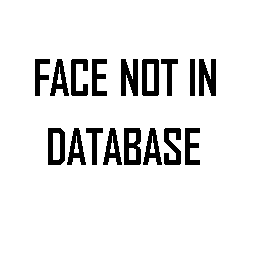
%> input picture ImgNotIndB.jpg, 256 x 256 px
$ octave --eval "result = enhancement(imread('ImgNotIndB.jpg'));"   (GNU Octave 9; MATLAB toolbox functions it lacks are replaced by stand-ins)
%> lines starting %> are read from the running program, lines starting %| are printed output that depends on the picture; in (x1, y1, x2, y2) boxes, pixels count from 0 and x2, y2 are one past the last pixel; in counts of white or black regions, pixels touching at a corner belong together; the program's own positions count from 1
### DFACRS.m
% Region Based dual-front Active Contour Segmentation
%
% seg = region_seg(I,init_mask,max_its,alpha,display)
%
% Inputs: I           2D image
%         init_mask   Initialization (1 = foreground, 0 = bg)
%         max_its     Number of iterations to run segmentation for
%         alpha       (optional) Weight of smoothing term
%                       higer = smoother.  default = 0.2
%         display     (optional) displays intermediate outputs
%                       default = true
%
% Outputs: seg        Final segmentation mask (1=fg, 0=bg)


% Example:
% img = imread('tire.tif');
% m = zeros(size(img));
% m(33:33+117,44:44+128) = 1;
% seg = region_seg(img,m,500);
%
%------------------------------------------------------------------------
function seg = DFACRS(I,init_mask,max_its,alpha,display)

  %-- default value for parameter alpha is .1
  if(~exist('alpha','var'))
    alpha = .2;
  end
  %-- default behavior is to display intermediate outputs
  if(~exist('display','var'))
    display = true;
  end
  %-- ensures image is 2D double matrix
  I = im2graydouble(I);

  %-- Create a signed distance map (SDF) from mask
  phi = mask2phi(init_mask);

  %--main loop
  for its = 1:max_its   % Note: no automatic convergence test

    idx = find(phi <= 1.2 & phi >= -1.2);  %get the curve's narrow band

    %-- find interior and exterior mean
    upts = find(phi<=0);                 % interior points
    vpts = find(phi>0);                  % exterior points
    u = sum(I(upts))/(length(upts)+eps); % interior mean
    v = sum(I(vpts))/(length(vpts)+eps); % exterior mean

    F = (I(idx)-u).^2-(I(idx)-v).^2;         % force from image information
    curvature = get_curvature(phi,idx);  % force from curvature penalty

    dphidt = F./max(abs(F)) + alpha*curvature;  % gradient descent to minimize energy

    %-- maintain the CFL condition
    dt = .45/(max(dphidt)+eps);

    %-- evolve the curve
    phi(idx) = phi(idx) + dt.*dphidt;

    %-- Keep SDF smooth
    phi = sussman(phi, .5);

    %-- intermediate output
    if((display>0)&&(mod(its,20) == 0))
      showCurveAndPhi(I,phi,its);
    end
  end

  %-- final output
  if(display)
    showCurveAndPhi(I,phi,its);
  end

  %-- make mask from SDF
  seg = phi<=0; %-- Get mask from levelset


%---------------------------------------------------------------------
%---------------------------------------------------------------------
%-- AUXILIARY FUNCTIONS ----------------------------------------------
%---------------------------------------------------------------------
%---------------------------------------------------------------------


%-- Displays the image with curve superimposed
function showCurveAndPhi(I, phi, i)
  imshow(I,'initialmagnification',200,'displayrange',[0 255]); hold on;
  contour(phi, [0 0], 'g','LineWidth',4);
  contour(phi, [0 0], 'r','LineWidth',2);
  hold off; title([num2str(i) ' Iterations']); drawnow;

%-- converts a mask to a SDF
function phi = mask2phi(init_a)
  phi=bwdist(init_a)-bwdist(1-init_a)+im2double(init_a)-.5;

%-- compute curvature along SDF
function curvature = get_curvature(phi,idx)
    [dimy, dimx] = size(phi);
    [y x] = ind2sub([dimy,dimx],idx);  % get subscripts

    %-- get subscripts of neighbors
    ym1 = y-1; xm1 = x-1; yp1 = y+1; xp1 = x+1;

    %-- bounds checking
    ym1(ym1<1) = 1; xm1(xm1<1) = 1;
    yp1(yp1>dimy)=dimy; xp1(xp1>dimx) = dimx;

    %-- get indexes for 8 neighbors
    idup = sub2ind(size(phi),yp1,x);
    iddn = sub2ind(size(phi),ym1,x);
    idlt = sub2ind(size(phi),y,xm1);
    idrt = sub2ind(size(phi),y,xp1);
    idul = sub2ind(size(phi),yp1,xm1);
    idur = sub2ind(size(phi),yp1,xp1);
    iddl = sub2ind(size(phi),ym1,xm1);
    iddr = sub2ind(size(phi),ym1,xp1);

    %-- get central derivatives of SDF at x,y
    phi_x  = -phi(idlt)+phi(idrt);
    phi_y  = -phi(iddn)+phi(idup);
    phi_xx = phi(idlt)-2*phi(idx)+phi(idrt);
    phi_yy = phi(iddn)-2*phi(idx)+phi(idup);
    phi_xy = -0.25*phi(iddl)-0.25*phi(idur)...
             +0.25*phi(iddr)+0.25*phi(idul);
    phi_x2 = phi_x.^2;
    phi_y2 = phi_y.^2;

    %-- compute curvature (Kappa)
    curvature = ((phi_x2.*phi_yy + phi_y2.*phi_xx - 2*phi_x.*phi_y.*phi_xy)./...
              (phi_x2 + phi_y2 +eps).^(3/2)).*(phi_x2 + phi_y2).^(1/2);

%-- Converts image to one channel (grayscale) double
function img = im2graydouble(img)
  [dimy, dimx, c] = size(img);
  if(isfloat(img)) % image is a double
    if(c==3)
      img = rgb2gray(uint8(img));
    end
  else           % image is a int
    if(c==3)
      img = rgb2gray(img);
    end
    img = double(img);
  end

%-- level set re-initialization by the sussman method
function D = sussman(D, dt)
  % forward/backward differences
  a = D - shiftR(D); % backward
  b = shiftL(D) - D; % forward
  c = D - shiftD(D); % backward
  d = shiftU(D) - D; % forward

  a_p = a;  a_n = a; % a+ and a-
  b_p = b;  b_n = b;
  c_p = c;  c_n = c;
  d_p = d;  d_n = d;

  a_p(a < 0) = 0;
  a_n(a > 0) = 0;
  b_p(b < 0) = 0;
  b_n(b > 0) = 0;
  c_p(c < 0) = 0;
  c_n(c > 0) = 0;
  d_p(d < 0) = 0;
  d_n(d > 0) = 0;

  dD = zeros(size(D));
  D_neg_ind = find(D < 0);
  D_pos_ind = find(D > 0);
  dD(D_pos_ind) = sqrt(max(a_p(D_pos_ind).^2, b_n(D_pos_ind).^2) ...
                       + max(c_p(D_pos_ind).^2, d_n(D_pos_ind).^2)) - 1;
  dD(D_neg_ind) = sqrt(max(a_n(D_neg_ind).^2, b_p(D_neg_ind).^2) ...
                       + max(c_n(D_neg_ind).^2, d_p(D_neg_ind).^2)) - 1;

  D = D - dt .* sussman_sign(D) .* dD;

%-- whole matrix derivatives
function shift = shiftD(M)
  shift = shiftR(M')';

function shift = shiftL(M)
  shift = [ M(:,2:size(M,2)) M(:,size(M,2)) ];

function shift = shiftR(M)
  shift = [ M(:,1) M(:,1:size(M,2)-1) ];

function shift = shiftU(M)
  shift = shiftL(M')';

function S = sussman_sign(D)
  S = D ./ sqrt(D.^2 + 1);


### directional_filter.m
function [J,h] = directional_filter(I,arg1)

if ~exist('I','var') || isempty(I)
   I = imread('cameraman.tif');
end
I = mean(double(I),3);


if ~exist('arg1','var') || ~isstruct(arg1)


    usageMode = 1;


    if ~exist('arg1','var') || isempty(arg1)
      arg1 = 0;
    end
    theta = -arg1*(pi/180);


    if ~exist('arg2','var') || isempty(arg2)
       arg2 = 1;
    end
    sigma = arg2;


    if ~exist('arg3','var') || isempty(arg3)
       arg3 = false;
    end
    vis = arg3;

else


    usageMode = 2;


    h = arg1;
    theta = -h.theta*(pi/180);
    sigma = h.sigma;
    g = h.g;
    gp = h.gp;


    if ~exist('arg2','var') || isempty(arg2)
       arg2 = false;
    end
    vis = arg2;

end


if usageMode == 1


   Wx = floor((5/2)*sigma);
   if Wx < 1
      Wx = 1
   end
   x = [-Wx:Wx];


   g = exp(-(x.^2)/(2*sigma^2));
   gp = -(x/sigma).*exp(-(x.^2)/(2*sigma^2));


   h.g = g;
   h.gp = gp;
   h.theta = -theta*(180/pi);
   h.sigma = sigma;

end


Ix = conv2(conv2(I,-gp,'same'),g','same');
Iy = conv2(conv2(I,g,'same'),-gp','same');


J = cos(theta)*Ix+sin(theta)*Iy;


if vis
   figure(1); clf; set(gcf,'Name','Oriented Filtering');
   subplot(2,2,1); imagesc(I); axis image; colormap(gray);
      title('Input Image');
   subplot(2,2,2); imagesc(J); axis image; colormap(gray);
      title(['Filtered Image (\theta = ',num2str(-theta*(180/pi)),'{\circ})']);
   subplot(2,1,2); imagesc(cos(theta)*(g'*gp)+sin(theta)*(gp'*g));
      axis image; colormap(gray);
      title(['Oriented Filter (\theta = ',num2str(-theta*(180/pi)),'{\circ})']);
end


### anisodiff2D.m
function diff_im = anisodiff2D(im, num_iter, delta_t, kappa, option)
%ANISODIFF2D Conventional anisotropic diffusion
%   DIFF_IM = ANISODIFF2D(IM, NUM_ITER, DELTA_T, KAPPA, OPTION) perfoms
%   conventional anisotropic diffusion (Perona & Malik) upon a gray scale
%   image. A 2D network structure of 8 neighboring nodes is considered for
%   diffusion conduction.
%
%       ARGUMENT DESCRIPTION:
%               IM       - gray scale image (MxN).
%               NUM_ITER - number of iterations.
%               DELTA_T  - integration constant (0 <= delta_t <= 1/7).
%                          Usually, due to numerical stability this
%                          parameter is set to its maximum value.
%               KAPPA    - gradient modulus threshold that controls the conduction.
%               OPTION   - conduction coefficient functions proposed by Perona & Malik:
%                          1 - c(x,y,t) = exp(-(nablaI/kappa).^2),
%                              privileges high-contrast edges over low-contrast ones.
%                          2 - c(x,y,t) = 1./(1 + (nablaI/kappa).^2),
%                              privileges wide regions over smaller ones.
%
%       OUTPUT DESCRIPTION:
%                DIFF_IM - (diffused) image with the largest scale-space parameter.
%
%   Example
%   -------------
%   s = phantom(512) + randn(512);
%   num_iter = 15;
%   delta_t = 1/7;
%   kappa = 30;
%   option = 2;
%   ad = anisodiff2D(s,num_iter,delta_t,kappa,option);
%   figure, subplot 121, imshow(s,[]), subplot 122, imshow(ad,[])
%
% See also anisodiff1D, anisodiff3D.

% References:
%   P. Perona and J. Malik.
%   Scale-Space and Edge Detection Using Anisotropic Diffusion.
%   IEEE Transactions on Pattern Analysis and Machine Intelligence,
%   12(7):629-639, July 1990.
%
%   G. Grieg, O. Kubler, R. Kikinis, and F. A. Jolesz.
%   Nonlinear Anisotropic Filtering of MRI Data.
%   IEEE Transactions on Medical Imaging,
%   11(2):221-232, June 1992.
%
%   MATLAB implementation based on Peter Kovesi's anisodiff(.):
%   P. D. Kovesi. MATLAB and Octave Functions for Computer Vision and Image Processing.
%   School of Computer Science & Software Engineering,
%   The University of Western Australia. Available from:
%   <http://www.csse.uwa.edu.au/~pk/research/matlabfns/>.
%
% Credits:
% Daniel Simoes Lopes
% ICIST
% Instituto Superior Tecnico - Universidade Tecnica de Lisboa
% danlopes (at) civil ist utl pt
% http://www.civil.ist.utl.pt/~danlopes
%
% May 2007 original version.

% Convert input image to double.
im = double(im);

% PDE (partial differential equation) initial condition.
diff_im = im;

% Center pixel distances.
dx = 1;
dy = 1;
dd = sqrt(2);

% 2D convolution masks - finite differences.
hN = [0 1 0; 0 -1 0; 0 0 0];
hS = [0 0 0; 0 -1 0; 0 1 0];
hE = [0 0 0; 0 -1 1; 0 0 0];
hW = [0 0 0; 1 -1 0; 0 0 0];
hNE = [0 0 1; 0 -1 0; 0 0 0];
hSE = [0 0 0; 0 -1 0; 0 0 1];
hSW = [0 0 0; 0 -1 0; 1 0 0];
hNW = [1 0 0; 0 -1 0; 0 0 0];

% Anisotropic diffusion.
for t = 1:num_iter

        % Finite differences. [imfilter(.,.,'conv') can be replaced by conv2(.,.,'same')]
        nablaN = imfilter(diff_im,hN,'conv');
        nablaS = imfilter(diff_im,hS,'conv');
        nablaW = imfilter(diff_im,hW,'conv');
        nablaE = imfilter(diff_im,hE,'conv');
        nablaNE = imfilter(diff_im,hNE,'conv');
        nablaSE = imfilter(diff_im,hSE,'conv');
        nablaSW = imfilter(diff_im,hSW,'conv');
        nablaNW = imfilter(diff_im,hNW,'conv');

        % Diffusion function.
        if option == 1
            cN = exp(-(nablaN/kappa).^2);
            cS = exp(-(nablaS/kappa).^2);
            cW = exp(-(nablaW/kappa).^2);
            cE = exp(-(nablaE/kappa).^2);
            cNE = exp(-(nablaNE/kappa).^2);
            cSE = exp(-(nablaSE/kappa).^2);
            cSW = exp(-(nablaSW/kappa).^2);
            cNW = exp(-(nablaNW/kappa).^2);
        elseif option == 2
            cN = 1./(1 + (nablaN/kappa).^2);
            cS = 1./(1 + (nablaS/kappa).^2);
            cW = 1./(1 + (nablaW/kappa).^2);
            cE = 1./(1 + (nablaE/kappa).^2);
            cNE = 1./(1 + (nablaNE/kappa).^2);
            cSE = 1./(1 + (nablaSE/kappa).^2);
            cSW = 1./(1 + (nablaSW/kappa).^2);
            cNW = 1./(1 + (nablaNW/kappa).^2);
        end

        % Discrete PDE solution.
        diff_im = diff_im + ...
                  delta_t*(...
                  (1/(dy^2))*cN.*nablaN + (1/(dy^2))*cS.*nablaS + ...
                  (1/(dx^2))*cW.*nablaW + (1/(dx^2))*cE.*nablaE + ...
                  (1/(dd^2))*cNE.*nablaNE + (1/(dd^2))*cSE.*nablaSE + ...
                  (1/(dd^2))*cSW.*nablaSW + (1/(dd^2))*cNW.*nablaNW );

        % Iteration warning.
%         fprintf('\rIteration %d\n',t);
end

### enhancement.m
function [shapSkeleton thermalimage Ioo U out]=enhancement(I)

%% 1) Thermal Infrared Image Registration


[r c d]=size(I);

I1=rgb2gray(I);
figure;imshow(I1);title('gray');
t=graythresh(I1);
I2=im2bw(I1,t);
%% 2) Thermal Signature Extraction:
% a) Face segmentation

I1=double(I1);
I2=double(I2);
I3=I2.*I1;
I3=uint8(I3);

m = zeros(size(I3,1),size(I3,2));          %-- create initial mask
m(80:103,123:232) = 1;

I4 = imresize(I3,.5);  %-- make image smaller
m = imresize(m,.5);  %     for fast computation

seg = DFACRS(I4, m, 240); %-- Run segmentation

seg=double(imresize(seg,[r c]));
I3=double(I3);
act_cont_seg=I3.*seg;
act_cont_seg=uint8(act_cont_seg);
figure;imshow(act_cont_seg);title('Face Segmentation');
% b) Noise removal
num_iter=15;
delta_t=1/7;
kappa = 30;
option = 2;

act_cont_seg=double(act_cont_seg);
dircfil = directional_filter(act_cont_seg,45);
dircfil=uint8(dircfil);

diff_im = anisodiff2D(dircfil, num_iter, delta_t, kappa, option);
diff_im=uint8(diff_im);
figure;imshow(diff_im);title('Noise Removal');
% c) Image morphology
diff_im=double(diff_im);
se = strel('disk',2);
tophatFiltered = imtophat(diff_im,se);
tophatFiltered=~tophatFiltered;
figure;imshow(tophatFiltered);title('TopHat');
% d) Postprocessing
interval = [0 1 1; 1  1 1; 0  1  0];
hitmiss = bwhitmiss(tophatFiltered,interval);

imagen_binario_complemento = imcomplement(hitmiss);
figure;imshow(imagen_binario_complemento);title('dirction1');
imagen_previa = imfill(imagen_binario_complemento ,'holes');

Skeleton = bwmorph(imagen_previa ,'skel',inf);
figure;imshow(Skeleton);title('skeleton');
% e) Generation of thermal signature template
se1 = strel('disk',1);
closeSkeleton = imdilate(Skeleton,se1);

shapSkeleton = bwareaopen(closeSkeleton,30);
figure;imshow(shapSkeleton);title('Image shape Skeleton');

temp=double(~shapSkeleton);
thermalimage=I1.*temp;

thermalimage=uint8(thermalimage);


%% C. Distance-Based Similarity Measure for Thermal Infrared Signatures and Template Matching

TrainDatabasePath =('./DATABASE/');
TrainFiles = dir(TrainDatabasePath);
Train_Number = 0;

for i = 1:size(TrainFiles,1)
    if not(strcmp(TrainFiles(i).name,'.')|strcmp(TrainFiles(i).name,'..')|strcmp(TrainFiles(i).name,'Thumbs.db'))
        Train_Number = Train_Number + 1;
    end
end
datanum=Train_Number;

T = [];

for i = 1 : Train_Number
    str = int2str(i);
    str = strcat('\',str,'.jpg');
    str = strcat(TrainDatabasePath,str);
    indata = imread(str);
    img=imresize(indata,[301 445]);
    [r c d]=size(img);
    if d==3
        img = rgb2gray(img);
    else
        img=img;
    end

    [irow icol] = size(img);
    temp = reshape(img',irow*icol,1);

    T = [T temp];

end

m = mean(T,2);
Train_Number = size(T,2);
A = [];

for i = 1 : Train_Number
    temp = double(T(:,i)) - m;
    A = [A temp];
end

L = A'*A;
[V D] = eig(L);
L_eig_vec = [];

for i = 1 : size(V,2)
    if( D(i,i)>1 )
        L_eig_vec = [L_eig_vec V(:,i)];
    end
end

Eigenfaces = A'.* max(max(L_eig_vec));
dataimage=img;

OutputName = Euclideandistances(thermalimage,m, A, Eigenfaces,datanum);

str = strcat(TrainDatabasePath,OutputName);
U=imread(str);


[dataimg shSkel]=enhanthermalprocess(U);

X=shapSkeleton-shSkel;
Xmax=max(max(X));

total_matched_percentage=ait_picmatch(thermalimage,dataimg)

if Xmax==0
    if(total_matched_percentage >= 90)
        X= num2str(total_matched_percentage);
        A_B=sprintf('%s PERCENTAGE *MATCHED*',X);
        out=1;
    else
        X=num2str(total_matched_percentage);
        A_B=sprintf('%s PERCENTAGE *NOT MATCHED*',X);
        OutputName='ImgNotIndB.jpg';
        U=imread(OutputName);
        out=0;
    end
else
    X=num2str(total_matched_percentage);
    A_B=sprintf('%s PERCENTAGE *NOT MATCHED*',X);
    OutputName='ImgNotIndB.jpg';
    U=imread(OutputName);
    out=0;
end

result=imresize(text2im(A_B),[50 600]);

Ioo(:,:,1)=result*255;
Ioo(:,:,2)=0;
Ioo(:,:,3)=0;
%> in enhancement, I1 is the input picture: size 256x256 uint8; 90.8% white; 17 black regions, largest, box (x1, y1, x2, y2) and area: (121, 59, 138, 96) 463, (199, 59, 216, 96) 463, (124, 128, 141, 165) 463
%> in enhancement, `t=graythresh(I1);`: t = 0.498
%> in enhancement, `m(80:103,123:232) = 1;`: m: size 256x256 double; values 0 (black) and 1 (white), 4% white; 1 white region, box (x1, y1, x2, y2) and area: (122, 79, 232, 103) 2640
%> in enhancement, `I4 = imresize(I3,.5);`:
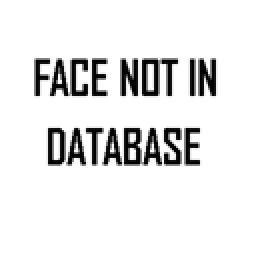
%> I4: size 128x128 uint8 (shown 2 times larger); min 0, max 255, mean 231.6
%> the loop in DFACRS, `for its = 1:max_its` made 240 passes
%> (u, v, dt) on passes 1 to 3: (186.9, 233.7, 1.17), (165.5, 234.6, 1.01), (144.8, 234.9, 1.01)
%> pass 1, in sussman, `b = shiftL(D) - D;`:
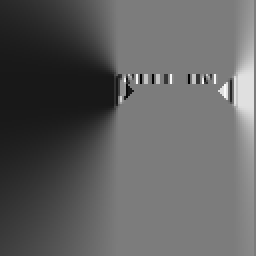
%> b: size 128x128 single (shown 2 times larger); min -1.25, max 1.3, mean -0.287; mean of the top-left, top-right, bottom-left and bottom-right quarters -0.765, 0.0844, -0.49, 0.022; drawn with min black and max white
%> after the loop in DFACRS, `for its = 1:max_its`:
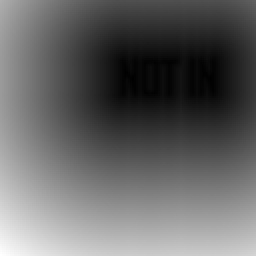
%> phi: size 128x128 single (shown 2 times larger); min -3.13, max 101.6, mean 38.5; drawn with min black and max white
%> after the loop in DFACRS, `for its = 1:max_its`:
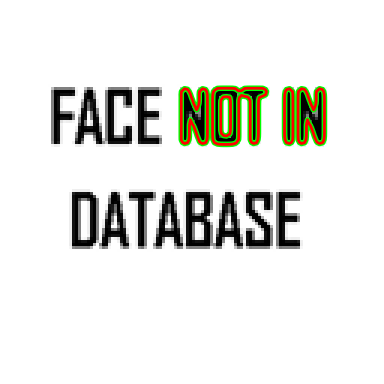
%> figure redrawn from the program's plot data; shown 3 times larger; its title reads '240 Iterations'
%> in DFACRS, `seg = phi<=0;`: seg: size 128x128 logical; 3.1% white; 4 white regions, box (x1, y1, x2, y2) and area: (71, 29, 89, 48) 200, (60, 30, 69, 48) 130, (99, 30, 108, 48) 130, (95, 30, 98, 48) 53
%> in enhancement, `seg=double(imresize(seg,[r c]));`: seg: size 256x256 double; values 0 (black) and 1 (white), 3.1% white; 4 white regions, box (x1, y1, x2, y2) and area: (142, 58, 178, 96) 800, (120, 60, 138, 96) 520, (198, 60, 216, 96) 520, (190, 60, 196, 96) 212
%> in enhancement, `act_cont_seg=I3.*seg;`: act_cont_seg: size 256x256 double; 0.47% white in thin lines or dots, all inside (x1, y1, x2, y2) = (120, 58, 211, 96)
%> in directional_filter, `Ix = conv2(conv2(I,-gp,'same'),g','same');`:
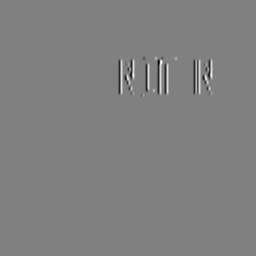
%> Ix: size 256x256 double; min -546.2, max 534.6, mean 0; drawn with min black and max white
%> after the loop in anisodiff2D, `for t = 1:num_iter`:
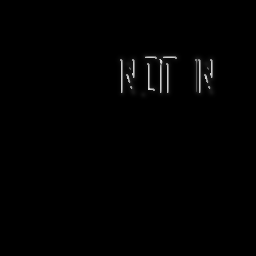
%> diff_im: size 256x256 double; min 0, max 219.1, mean 1.7
%> in enhancement, `tophatFiltered=~tophatFiltered;`: tophatFiltered: size 256x256 logical; 98% white; 9 black regions, largest, box (x1, y1, x2, y2) and area: (142, 52, 182, 95) 285, (191, 54, 203, 96) 180, (140, 61, 157, 98) 170
%> in enhancement, `hitmiss = bwhitmiss(tophatFiltered,interval);`: hitmiss: size 256x256 logical; every value is 0
%> in enhancement, `imagen_binario_complemento = imcomplement(hitmiss);`: imagen_binario_complemento: size 256x256 logical; every value is 1
%> in enhancement, `Skeleton = bwmorph(imagen_previa ,'skel',inf);`: Skeleton: size 256x256 logical; 0.78% white in thin lines or dots
%> in enhancement, `closeSkeleton = imdilate(Skeleton,se1);`: closeSkeleton: size 256x256 logical; 2.3% white in thin lines or dots
%> in enhancement, `temp=double(~shapSkeleton);`: temp: size 256x256 double; values 0 (black) and 1 (white), 97.7% white; black in thin lines or dots
%> in enhancement, `thermalimage=I1.*temp;`: thermalimage: size 256x256 double; 88.8% white; 6 black regions, box (x1, y1, x2, y2) and area: (0, 0, 256, 256) 5502, (121, 59, 138, 96) 463, (48, 128, 65, 165) 422, (67, 128, 86, 165) 347, (185, 128, 200, 165) 330, (35, 59, 50, 96) 280
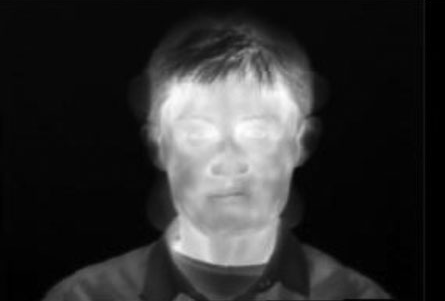
%> input picture DATABASE/1.jpg, 445 x 301 px
%> in enhancement, indata is the input picture: size 301x445x3 uint8; min 0, max 254, mean 47.7
%> (the run ends here)
